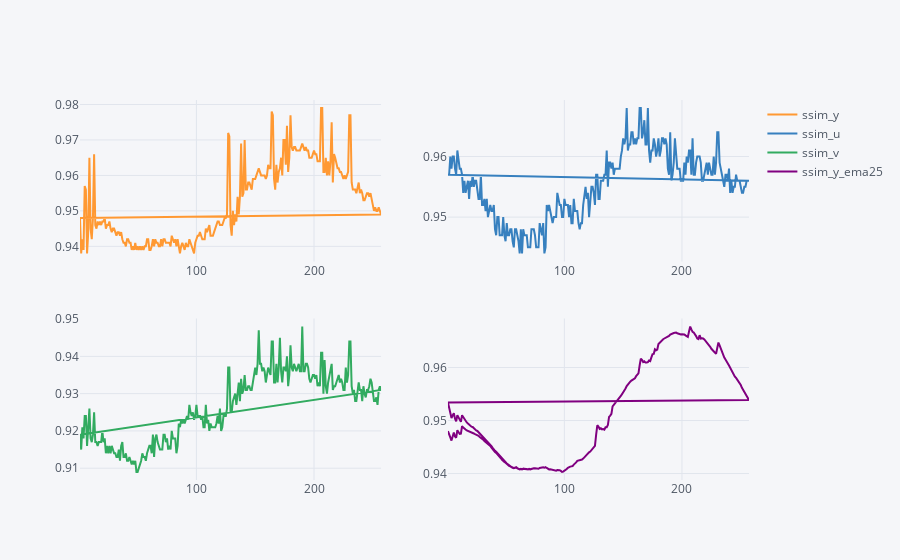

The code cell stored with this chart in its notebook:
### Code cell
df.iplot(y=["ssim_y", "ssim_u", "ssim_v", "ssim_y_ema25"],subplots=True, width=2.0)

### Figure 1 — Plotly figure (JSON) as saved in the notebook; plotly's stock layout.template omitted (floating-point values rounded to 4 significant figures; data arrays with more than 128 entries replaced by an {"elided": "..."} marker saying what was removed)
{"data": [{"line": {"color": "rgba(255, 153, 51, 1.0)", "dash": "solid", "shape": "linear", "width": 2}, "mode": "lines", "name": "ssim_y", "text": "", "type": "scatter", "x": {"elided": "771 int values"}, "xaxis": "x", "y": {"elided": "771 float values"}, "yaxis": "y"}, {"line": {"color": "rgba(55, 128, 191, 1.0)", "dash": "solid", "shape": "linear", "width": 2}, "mode": "lines", "name": "ssim_u", "text": "", "type": "scatter", "x": {"elided": "771 int values"}, "xaxis": "x2", "y": {"elided": "771 float values"}, "yaxis": "y2"}, {"line": {"color": "rgba(50, 171, 96, 1.0)", "dash": "solid", "shape": "linear", "width": 2}, "mode": "lines", "name": "ssim_v", "text": "", "type": "scatter", "x": {"elided": "771 int values"}, "xaxis": "x3", "y": {"elided": "771 float values"}, "yaxis": "y3"}, {"line": {"color": "rgba(128, 0, 128, 1.0)", "dash": "solid", "shape": "linear", "width": 2}, "mode": "lines", "name": "ssim_y_ema25", "text": "", "type": "scatter", "x": {"elided": "771 int values"}, "xaxis": "x4", "y": {"elided": "771 float values"}, "yaxis": "y4"}], "layout": {"autosize": true, "legend": {"bgcolor": "#F5F6F9", "font": {"color": "#4D5663"}}, "paper_bgcolor": "#F5F6F9", "plot_bgcolor": "#F5F6F9", "title": {"font": {"color": "#4D5663"}}, "xaxis": {"anchor": "y", "autorange": true, "domain": [0, 0.45], "gridcolor": "#E1E5ED", "range": [1, 257], "showgrid": true, "tickfont": {"color": "#4D5663"}, "title": {"font": {"color": "#4D5663"}, "text": ""}, "type": "linear", "zerolinecolor": "#E1E5ED"}, "xaxis2": {"anchor": "y2", "autorange": true, "domain": [0.55, 1], "gridcolor": "#E1E5ED", "range": [1, 257], "showgrid": true, "tickfont": {"color": "#4D5663"}, "title": {"font": {"color": "#4D5663"}, "text": ""}, "type": "linear", "zerolinecolor": "#E1E5ED"}, "xaxis3": {"anchor": "y3", "autorange": true, "domain": [0, 0.45], "gridcolor": "#E1E5ED", "range": [1, 257], "showgrid": true, "tickfont": {"color": "#4D5663"}, "title": {"font": {"color": "#4D5663"}, "text": ""}, "type": "linear", "zerolinecolor": "#E1E5ED"}, "xaxis4": {"anchor": "y4", "autorange": true, "domain": [0.55, 1], "gridcolor": "#E1E5ED", "range": [1, 257], "showgrid": true, "tickfont": {"color": "#4D5663"}, "title": {"font": {"color": "#4D5663"}, "text": ""}, "type": "linear", "zerolinecolor": "#E1E5ED"}, "yaxis": {"anchor": "x", "autorange": true, "domain": [0.575, 1], "gridcolor": "#E1E5ED", "range": [0.9357, 0.9813], "showgrid": true, "tickfont": {"color": "#4D5663"}, "title": {"font": {"color": "#4D5663"}, "text": ""}, "type": "linear", "zerolinecolor": "#E1E5ED"}, "yaxis2": {"anchor": "x2", "autorange": true, "domain": [0.575, 1], "gridcolor": "#E1E5ED", "range": [0.9427, 0.9693], "showgrid": true, "tickfont": {"color": "#4D5663"}, "title": {"font": {"color": "#4D5663"}, "text": ""}, "type": "linear", "zerolinecolor": "#E1E5ED"}, "yaxis3": {"anchor": "x3", "autorange": true, "domain": [0, 0.425], "gridcolor": "#E1E5ED", "range": [0.9068, 0.9502], "showgrid": true, "tickfont": {"color": "#4D5663"}, "title": {"font": {"color": "#4D5663"}, "text": ""}, "type": "linear", "zerolinecolor": "#E1E5ED"}, "yaxis4": {"anchor": "x4", "autorange": true, "domain": [0, 0.425], "gridcolor": "#E1E5ED", "range": [0.9388, 0.9692], "showgrid": true, "tickfont": {"color": "#4D5663"}, "title": {"font": {"color": "#4D5663"}, "text": ""}, "type": "linear", "zerolinecolor": "#E1E5ED"}}}
